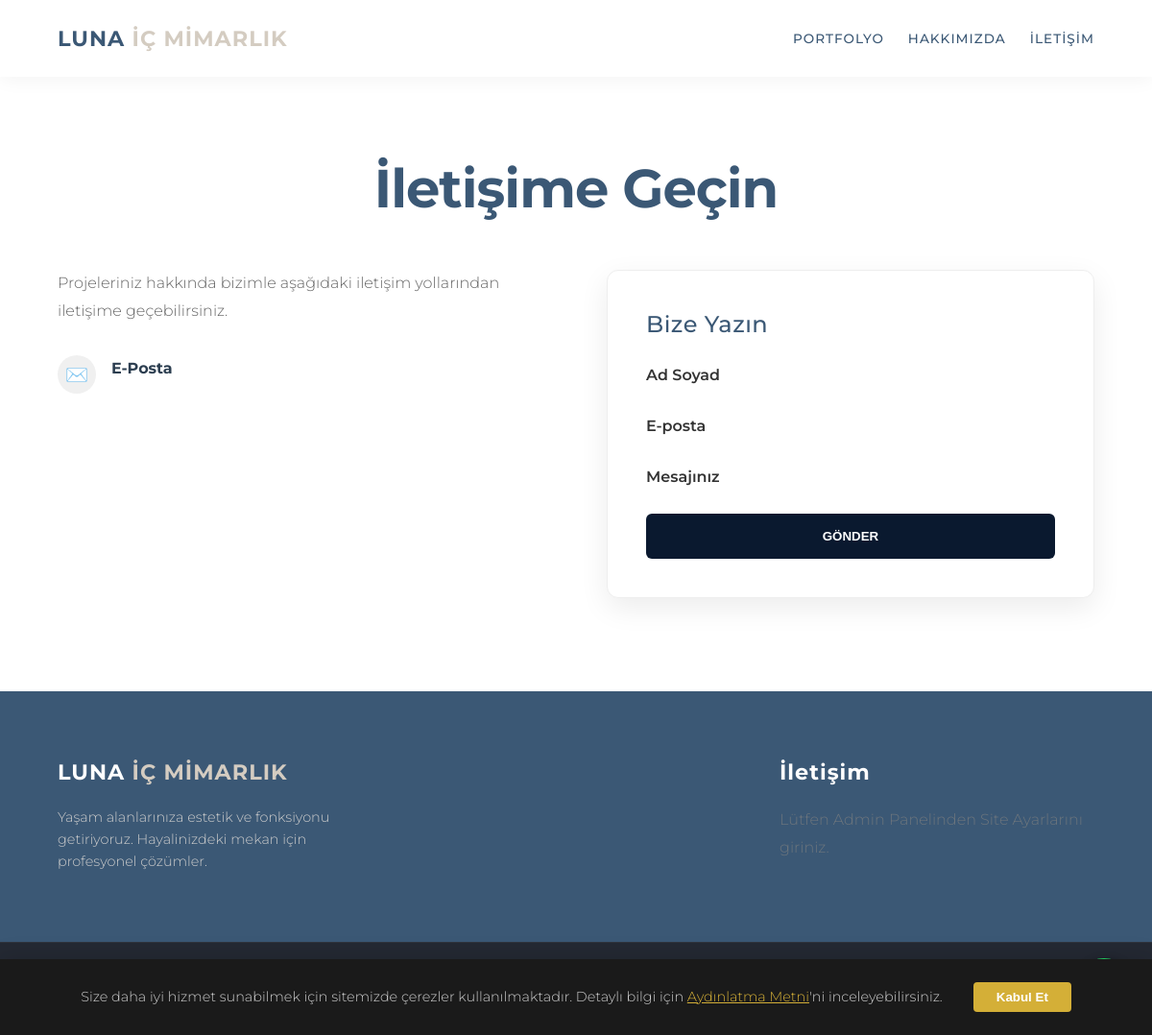
Page /iletisim/ on the earlier database version.
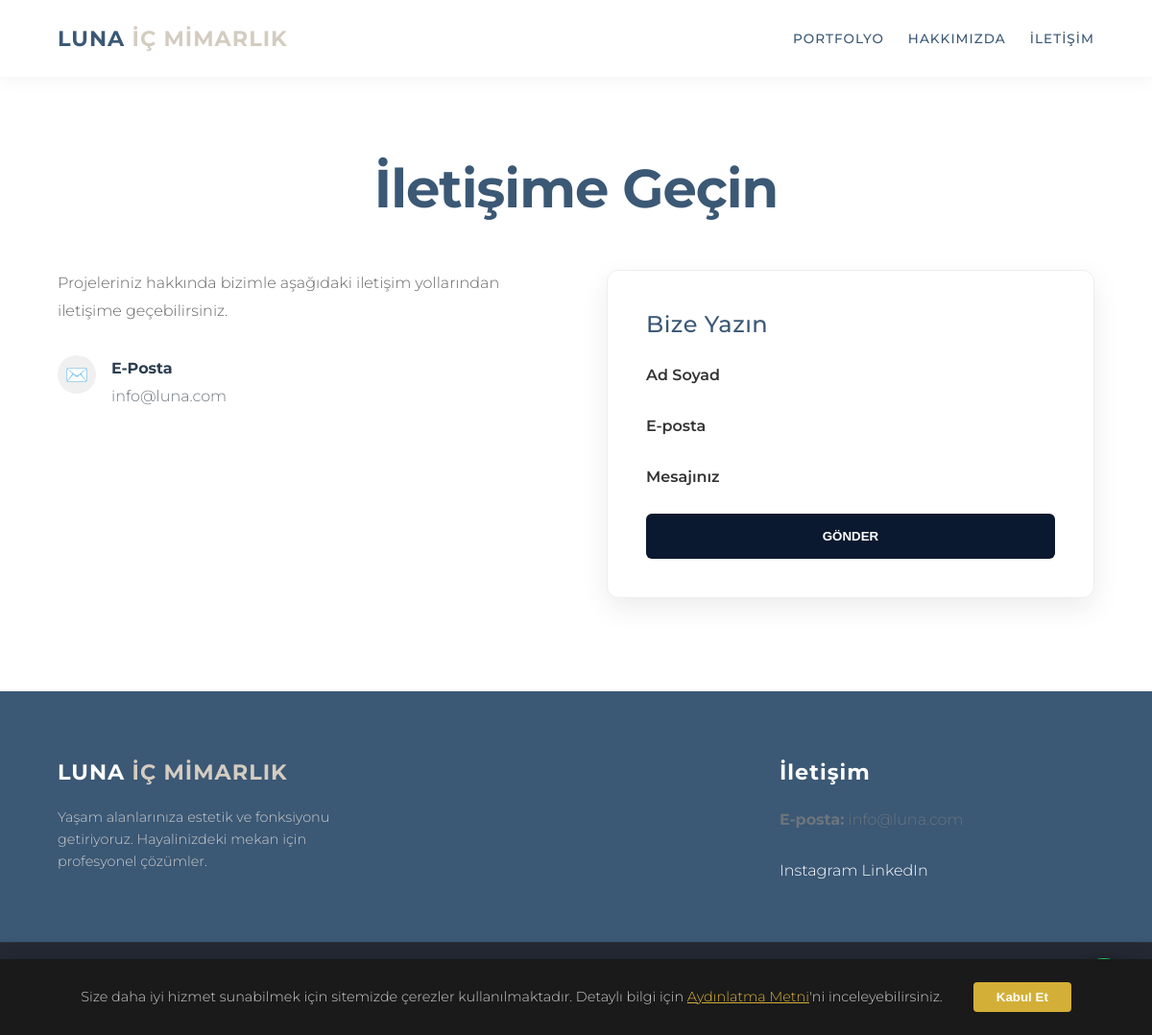
Same page on the later database version.
### portfolio/models.py (models this page shows, shortened)
class SiteSettings(models.Model):
    phone = models.CharField(max_length=20, verbose_name="Telefon Numarası")
    email = models.EmailField(verbose_name="E-posta Adresi")
    address = models.TextField(verbose_name="Adres")
    map_link = models.TextField(verbose_name="Google Maps Embed Linki (iframe içindeki src)", blank=True, null=True)
    instagram = models.URLField(verbose_name="Instagram Linki", blank=True, null=True)
    linkedin = models.URLField(verbose_name="LinkedIn Linki", blank=True, null=True)
    about_title = models.CharField(max_length=200, verbose_name="Hakkımızda Başlık", default="Biz Kimiz?")
    about_description = models.TextField(verbose_name="Hakkımızda Metni")
    about_image = models.ImageField(upload_to='site/', verbose_name="Hakkımızda Görseli", blank=True, null=True)
    class Meta:
        verbose_name = "Site Ayarları"
        verbose_name_plural = "Site Ayarları"

### portfolio/views.py (the view)
# urls.py: path('iletisim/', views.contact, name='contact'),
def contact(request):
    return render(request, 'portfolio/contact.html')

### portfolio/context_processors.py (called while the page is built)
def global_settings(request):
    settings = SiteSettings.objects.first()
    return {'site_info': settings}

### portfolio/templates/portfolio/contact.html (shortened to what this page needs)
{% extends 'portfolio/base.html' %}
{% block content %}
<div class="container" data-aos="fade-up">
    <h1 style="text-align: center; margin-bottom: 3rem;">İletişime Geçin</h1>
    <div class="contact-grid">
        <div class="contact-info" >
            <p style="margin-bottom: 2rem; color: #666;">Projeleriniz hakkında bizimle aşağıdaki iletişim yollarından iletişime geçebilirsiniz.</p>
            <div class="info-item">
                <div class="icon">✉️</div>
                <div>
                    <strong>E-Posta</strong>
                    <p>{{ site_info.email }}</p>
                </div>
            </div>
        </div>
        <div class="contact-form-wrapper">
            {% if success %}
                <div class="success-box">
                    <h3>Teşekkürler!</h3>
                    <p>Mesajınız bize ulaştı. En kısa sürede dönüş yapacağız.</p>
                    <a href="{% url 'home' %}">Ana Sayfaya Dön</a>
                </div>
            {% else %}
                <form method="post">
                    <h3 style="margin-bottom: 1.5rem;">Bize Yazın</h3>
                    <div class="form-group">
                        <label>Ad Soyad</label>
                    </div>
                    <div class="form-group">
                        <label>E-posta</label>
                    </div>
                    <div class="form-group">
                        <label>Mesajınız</label>
                    </div>
                    <button type="submit" class="submit-btn">GÖNDER</button>
                </form>
            {% endif %}
        </div>
    </div>
</div>
{% endblock %}

### portfolio/templates/portfolio/base.html (shortened to what this page needs)
<!DOCTYPE html>
<html lang="tr">
<head>
    <link href="https://unpkg.com/aos@2.3.1/dist/aos.css" rel="stylesheet">
    <link href="https://cdnjs.cloudflare.com/ajax/libs/lightbox2/2.11.3/css/lightbox.min.css" rel="stylesheet" />
</head>
<body>
    <header>
        <nav>
            <a href="{% url 'home' %}" class="logo-link">
                <div class="logo">LUNA <span>İÇ MİMARLIK</span></div>
            </a>
            <div class="nav-links">
                <a href="{% url 'portfolio' %}">Portfolyo</a> <a href="{% url 'about' %}">Hakkımızda</a>
                <a href="{% url 'contact' %}">İletişim</a>
                </div>
        </nav>
    </header>
    <div style="min-height: 80vh;">
        {% block content %}
        {% endblock %}
    </div>
    <a href="https://wa.me/905550000000?text=Merhaba,%20hizmetleriniz%20hakkında%20bilgi%20almak%20istiyorum." class="whatsapp-float" target="_blank">
    </a>
    <footer>
        <div class="footer-container">
            <div class="footer-col">
                <div class="logo" style="margin-bottom: 1rem; color: #fff;">LUNA <span>İÇ MİMARLIK</span></div>
                <p style="color: #ccc; font-size: 0.9rem; line-height: 1.6;">
                    Yaşam alanlarınıza estetik ve fonksiyonu getiriyoruz.
                    Hayalinizdeki mekan için profesyonel çözümler.
                </p>
            </div>
            <div class="footer-col">
            </div>
            <div class="footer-info">
                <div class="logo" style="margin-bottom: 1rem; color: #fff;">İletişim</div>
                {% if site_info %}
                    <p><strong>E-posta:</strong> {{ site_info.email }}</p> <div class="social-links">
                        {% if site_info.instagram %}
                            <a href="{{ site_info.instagram }}" target="_blank">Instagram</a>
                        {% endif %}
                        {% if site_info.linkedin %}
                            <a href="{{ site_info.linkedin }}" target="_blank">LinkedIn</a>
                        {% endif %}
                    </div>
                {% else %}
                    <p>Lütfen Admin Panelinden Site Ayarlarını giriniz.</p>
                {% endif %}
            </div>
        </div>
        <div class="footer-bottom">
            <p>&copy; 2025 Luna İç Mimarlık. Tüm hakları saklıdır.</p>
        </div>
    </footer>
    <div id="cookie-banner" class="cookie-banner">
    <p>
        Size daha iyi hizmet sunabilmek için sitemizde çerezler kullanılmaktadır.
        Detaylı bilgi için <a href="{% url 'kvkk' %}" style="color: #d4af37; text-decoration: underline;">Aydınlatma Metni</a>'ni inceleyebilirsiniz.
    </p>
    <button id="accept-cookies" class="cookie-btn">Kabul Et</button>
</div>
</body>
</html>

Differences in the rows shown:
added SiteSettings: email "info@luna.com"
Other differences:
text no longer shown: "Lütfen Admin Panelinden Site Ayarlarını giriniz."
text now shown: "E-posta: Instagram LinkedIn"
